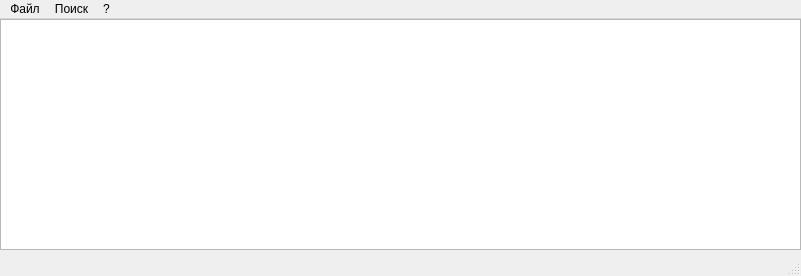
<?xml version="1.0" encoding="UTF-8"?>
<ui version="4.0">
 <class>MainWindow</class>
 <widget class="QMainWindow" name="MainWindow">
  <property name="geometry">
   <rect>
    <x>0</x>
    <y>0</y>
    <width>801</width>
    <height>276</height>
   </rect>
  </property>
  <property name="sizePolicy">
   <sizepolicy hsizetype="Fixed" vsizetype="Fixed">
    <horstretch>0</horstretch>
    <verstretch>0</verstretch>
   </sizepolicy>
  </property>
  <property name="windowTitle">
   <string>LicenseChecker - Проверка легальности установленных программ</string>
  </property>
  <property name="windowIcon">
   <iconset>
    <normaloff>data/LicenseChecker.ico</normaloff>data/LicenseChecker.ico</iconset>
  </property>
  <property name="layoutDirection">
   <enum>Qt::LeftToRight</enum>
  </property>
  <property name="toolButtonStyle">
   <enum>Qt::ToolButtonIconOnly</enum>
  </property>
  <widget class="QWidget" name="centralwidget">
   <widget class="QTableWidget" name="tableWidget">
    <property name="geometry">
     <rect>
      <x>0</x>
      <y>0</y>
      <width>801</width>
      <height>231</height>
     </rect>
    </property>
    <property name="sizePolicy">
     <sizepolicy hsizetype="Expanding" vsizetype="Expanding">
      <horstretch>0</horstretch>
      <verstretch>0</verstretch>
     </sizepolicy>
    </property>
    <property name="horizontalScrollBarPolicy">
     <enum>Qt::ScrollBarAsNeeded</enum>
    </property>
    <property name="sizeAdjustPolicy">
     <enum>QAbstractScrollArea::AdjustIgnored</enum>
    </property>
    <property name="horizontalScrollMode">
     <enum>QAbstractItemView::ScrollPerItem</enum>
    </property>
    <property name="sortingEnabled">
     <bool>true</bool>
    </property>
    <property name="wordWrap">
     <bool>false</bool>
    </property>
    <property name="cornerButtonEnabled">
     <bool>true</bool>
    </property>
    <attribute name="horizontalHeaderCascadingSectionResizes">
     <bool>false</bool>
    </attribute>
    <attribute name="horizontalHeaderDefaultSectionSize">
     <number>130</number>
    </attribute>
   </widget>
  </widget>
  <widget class="QMenuBar" name="menubar">
   <property name="geometry">
    <rect>
     <x>0</x>
     <y>0</y>
     <width>801</width>
     <height>21</height>
    </rect>
   </property>
   <widget class="QMenu" name="menu">
    <property name="title">
     <string>Файл</string>
    </property>
    <addaction name="mSaveAvto"/>
    <addaction name="separator"/>
    <addaction name="mExit"/>
   </widget>
   <widget class="QMenu" name="menu_2">
    <property name="title">
     <string>Поиск</string>
    </property>
    <addaction name="action_4"/>
    <addaction name="action_5"/>
    <addaction name="action_6"/>
    <addaction name="action_7"/>
   </widget>
   <widget class="QMenu" name="menu_3">
    <property name="title">
     <string>?</string>
    </property>
    <addaction name="action_8"/>
    <addaction name="action_9"/>
    <addaction name="mWebStr"/>
    <addaction name="mWebHelp"/>
    <addaction name="action_12"/>
    <addaction name="action_13"/>
   </widget>
   <addaction name="menu"/>
   <addaction name="menu_2"/>
   <addaction name="menu_3"/>
  </widget>
  <widget class="QStatusBar" name="statusbar"/>
  <action name="mSaveAvto">
   <property name="checkable">
    <bool>false</bool>
   </property>
   <property name="text">
    <string>Сохранить</string>
   </property>
   <property name="menuRole">
    <enum>QAction::NoRole</enum>
   </property>
  </action>
  <action name="mExit">
   <property name="text">
    <string>Выход</string>
   </property>
  </action>
  <action name="action_4">
   <property name="text">
    <string>Ручной поиск программ</string>
   </property>
  </action>
  <action name="action_5">
   <property name="text">
    <string>Медиа поиск</string>
   </property>
  </action>
  <action name="action_6">
   <property name="text">
    <string>Поиск в базе данных</string>
   </property>
  </action>
  <action name="action_7">
   <property name="text">
    <string>Поиск замены на КонтинентСвободы.рф</string>
   </property>
  </action>
  <action name="action_8">
   <property name="text">
    <string>О программе</string>
   </property>
  </action>
  <action name="action_9">
   <property name="text">
    <string>Справка</string>
   </property>
  </action>
  <action name="mWebStr">
   <property name="text">
    <string>Официальный сайт</string>
   </property>
  </action>
  <action name="mWebHelp">
   <property name="text">
    <string>Служба поддержки</string>
   </property>
  </action>
  <action name="action_12">
   <property name="text">
    <string>Обновить базу данных</string>
   </property>
  </action>
  <action name="action_13">
   <property name="text">
    <string>Проверить наличие новой версии</string>
   </property>
  </action>
 </widget>
 <resources/>
 <connections/>
</ui>
